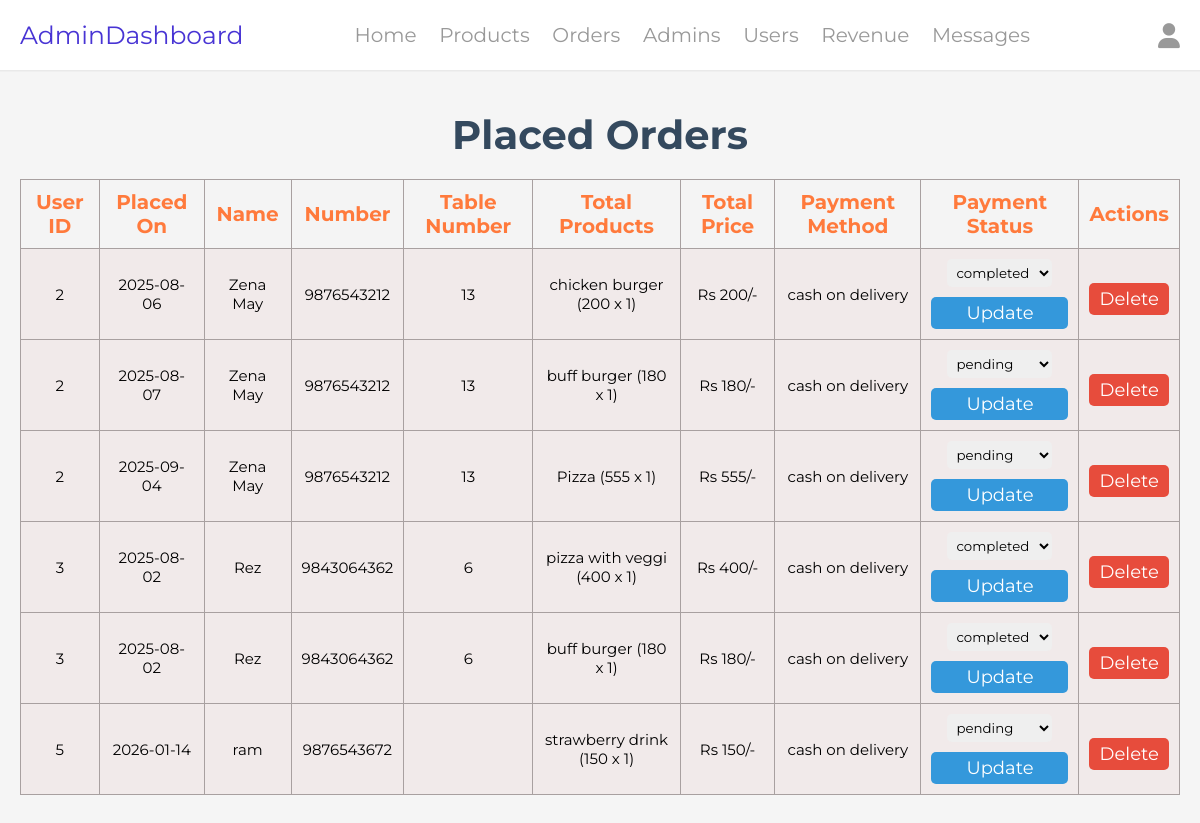
The page /admin/placed_orders.php (signed in) on the database its author committed.
### tables this page shows
CREATE TABLE `orders` (
  `id` int(100) NOT NULL,
  `user_id` int(100) NOT NULL,
  `name` varchar(20) NOT NULL,
  `number` varchar(10) NOT NULL,
  `email` varchar(50) NOT NULL,
  `method` varchar(50) NOT NULL,
  `product_name` varchar(500) NOT NULL,
  `total_products` varchar(1000) NOT NULL,
  `total_price` int(100) NOT NULL,
  `placed_on` date NOT NULL DEFAULT current_timestamp(),
  `payment_status` varchar(20) NOT NULL DEFAULT 'pending'
);

CREATE TABLE `table_number` (
  `id` int(11) NOT NULL,
  `number` int(11) NOT NULL,
  `user_id` int(11) NOT NULL
);

### admin/placed_orders.php (the view, shortened to what this page needs)
<?php
include '../components/connect.php';
?>
<!DOCTYPE html>
<html lang="en">
<head>
   <link rel="stylesheet" href="https://cdnjs.cloudflare.com/ajax/libs/font-awesome/6.1.1/css/all.min.css">
   <link rel="stylesheet" href="../css/admin_style.css">
</head>
<body>
   <?php include '../components/admin_header.php'; ?>
   <section class="placed-orders">
      <h1 class="heading">Placed Orders</h1>
      <?php
      $select_orders = $conn->prepare("SELECT o.*, t.number AS table_number
                                 FROM orders o
                                 LEFT JOIN table_number t ON o.user_id = t.user_id");
      $select_orders->execute();
      if ($select_orders->rowCount() > 0) {
      ?>
         <table>
            <thead>
               <tr>
                  <th>User ID</th>
                  <th>Placed On</th>
                  <th>Name</th>
                  <th>Number</th>
                  <th>Table Number</th>
                  <th>Total Products</th>
                  <th>Total Price</th>
                  <th>Payment Method</th>
                  <th>Payment Status</th>
                  <th>Actions</th>
               </tr>
            </thead>
            <tbody>
               <?php
               while ($fetch_orders = $select_orders->fetch(PDO::FETCH_ASSOC)) {
               ?>
                  <tr>
                     <td><?= $fetch_orders['user_id']; ?></td>
                     <td><?= $fetch_orders['placed_on']; ?></td>
                     <td><?= $fetch_orders['name']; ?></td>
                     <td><?= $fetch_orders['number']; ?></td>
                     <td><?= $fetch_orders['table_number']; ?></td>
                     <td><?= $fetch_orders['total_products']; ?></td>
                     <td>Rs <?= $fetch_orders['total_price']; ?>/-</td>
                     <td><?= $fetch_orders['method']; ?></td>
                     <td>
                        <form action="" method="POST">
                           <select name="payment_status">
                              <option value="" selected disabled><?= $fetch_orders['payment_status']; ?></option>
                           </select>
                           <input type="submit" value="Update" class="btn" name="update_payment">
                        </form>
                     </td>
                     <td>
                        <a href="placed_orders.php?delete=<?= $fetch_orders['id']; ?>" class="delete-btn" onclick="return confirm('Delete this order?');">Delete</a>
                     </td>
                  </tr>
               <?php
               }
               ?>
            </tbody>
         </table>
      <?php
      } else {
         echo '<p class="empty">No orders placed yet!</p>';
      }
      ?>
   </section>
</body>
</html>

### css/admin_style.css (style rules this page uses)
:root { --main-color:#4834d4; --red:#e74c3c; --orange:#f39c12; --black:#34495e; --white:#fff; --light-bg:#f5f5f5; --light-color:#999; --border:.2rem solid var(--black); --box-shadow:box-shadow: rgba(0, 0, 0, 0.05) 0px 0px 0px 1.5px;; }
* { font-family: 'Montserrat', sans-serif; margin:0; padding:0; box-sizing: border-box; text-decoration: none; outline: none; border:none; }
html { font-size: 62.5%; overflow-x: hidden; }
body { background-color: var(--light-bg); }
section { max-width: 1200px; margin:0 auto; padding:2rem; }
.btn, .delete-btn, .option-btn { display: block; margin-top: 1rem; border-radius: .5rem; cursor: pointer; width: 100%; font-size: 1.8rem; color:var(--white); text-transform: capitalize; text-align: center; }
.btn { background-color: var(--main-color); display: inline-block; margin-top: 10px; padding: 5px 10px; background-color: #3498db; color: #fff; text-decoration: none; border-radius: 5px; }
.delete-btn { background-color: var(--red); }
table { width: 100%; border-collapse: collapse; margin: 2rem 0; }
th, td { padding: 1rem; text-align: left; border-bottom: 1px solid #ccc; }
th { background-color: #f5f5f5; font-size: 1.1rem; font-weight: bold; }
.heading { text-align: center; margin-top: 2rem; margin-bottom: 2rem; text-transform: capitalize; color:var(--black); font-size: 4rem; }

### admin/placed_orders.php (style rules this page uses)
table { width: 100%; border-collapse: collapse; margin-top: 20px; background: rgb(241, 234, 234); }
th, td { border: 1px solid rgb(168, 160, 160); padding: 10px; font-size: 1.5rem; text-align: center; }
th { background-color: #f4f4f4; font-weight: bold; font-size: 2rem; color: #ff7a3c; }
.btn, .delete-btn { padding: 5px 10px; border-radius: 5px; text-decoration: none; color: #fff; background-color: #3498db; cursor: pointer; }
.delete-btn { background-color: #e74c3c; }
select { padding: 5px; border-radius: 5px; }

### rows shown on the page
orders: user "2", placed_on "2025-08-06", name "Zena May", number "9876543212", table_number.number "13", total_products "chicken burger (200 x 1)", total_price "200", method "cash on delivery", payment_status "completed"
orders: user "2", placed_on "2025-08-07", name "Zena May", number "9876543212", table_number.number "13", total_products "buff burger (180 x 1)", total_price "180", method "cash on delivery", payment_status "pending"
orders: user "2", placed_on "2025-09-04", name "Zena May", number "9876543212", table_number.number "13", total_products "Pizza (555 x 1)", total_price "555", method "cash on delivery", payment_status "pending"
orders: user "3", placed_on "2025-08-02", name "Rez", number "9843064362", table_number.number "6", total_products "pizza with veggi (400 x 1)", total_price "400", method "cash on delivery", payment_status "completed"
orders: user "3", placed_on "2025-08-02", name "Rez", number "9843064362", table_number.number "6", total_products "buff burger (180 x 1)", total_price "180", method "cash on delivery", payment_status "completed"
orders: user "5", placed_on "2026-01-14", name "ram", number "9876543672", total_products "strawberry drink (150 x 1)", total_price "150", method "cash on delivery", payment_status "pending"
